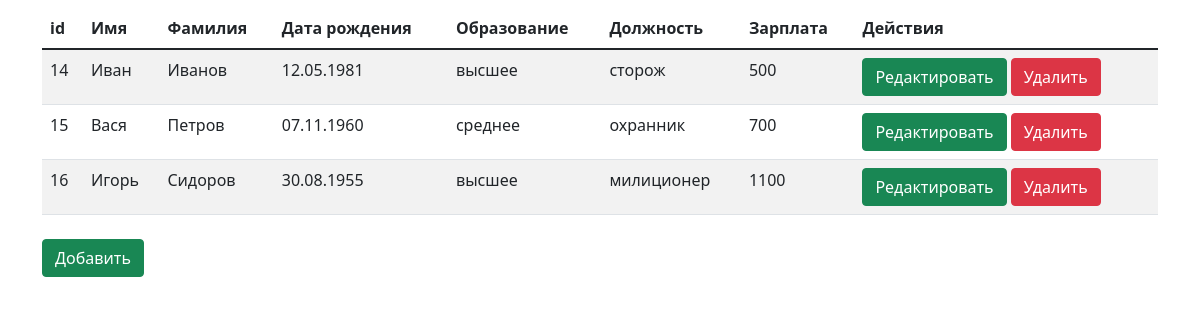
The page / on the database its author committed.
### tables this page shows
CREATE TABLE `employees` (
  `id` int NOT NULL,
  `name` varchar(50) NOT NULL,
  `last_name` varchar(50) NOT NULL,
  `birthday` varchar(256) NOT NULL,
  `education` varchar(256) NOT NULL,
  `position` varchar(256) NOT NULL,
  `salary` int NOT NULL
);

### func.php (called while the page is built, shortened)
<?php
include 'config.php';
$sql = $pdo->prepare("SELECT * FROM `employees`");
$sql->execute();
$result = $sql->fetchAll(PDO::FETCH_OBJ);

### index.php (the view, shortened to what this page needs)
<?php
   include "func.php";
?>
<!doctype html>
<html lang="en">
<head>
    <link href="https://cdn.jsdelivr.net/npm/bootstrap@5.1.3/dist/css/bootstrap.min.css" rel="stylesheet">
</head>
<body>
<div class="container">
    <div class="row">
        <div class="col-12">
            <table class="table table-striped table-hover mt-2">
                 <thead class="thead-dark">
                 <th>id</th>
                 <th>Имя</th>
                 <th>Фамилия</th>
                 <th>Дата рождения</th>
                 <th>Образование</th>
                 <th>Должность</th>
                 <th>Зарплата</th>
                 <th>Действия</th>
                 </thead>
                <tbody>
                <?php foreach ($result as $value){ ?>
                        <tr>
                <td><?= $value->id ?></td>
                <td><?= $value->name ?></td>
                <td><?= $value->last_name ?></td>
                <td><?= $value->birthday ?></td>
                <td><?= $value->education ?></td>
                <td><?= $value->position ?></td>
                <td><?= $value->salary ?></td>
                                <td><a href="?id=<?= $value->id ?>" class="btn btn-success" data-bs-toggle="modal" data-bs-target="#edit<?= $value->id ?>">Редактировать</a>
                                    <a href="?id=<?= $value->id ?>" class="btn btn-danger" data-bs-toggle="modal" data-bs-target="#delete<?= $value->id ?>">Удалить</a></td>
                        </tr>
               <?php } ?>
                </tbody>
            </table>
            <button class="btn btn-success mt-2" data-bs-toggle="modal" data-bs-target="#create">Добавить</button>
        </div>
   </div>
</div>
</body>
</html>

### rows shown on the page
employees: id "14", name "Иван", last_name "Иванов", birthday "12.05.1981", education "высшее", position "сторож", salary "500"
employees: id "15", name "Вася", last_name "Петров", birthday "07.11.1960", education "среднее", position "охранник", salary "700"
employees: id "16", name "Игорь", last_name "Сидоров", birthday "30.08.1955", education "высшее", position "милиционер", salary "1100"
